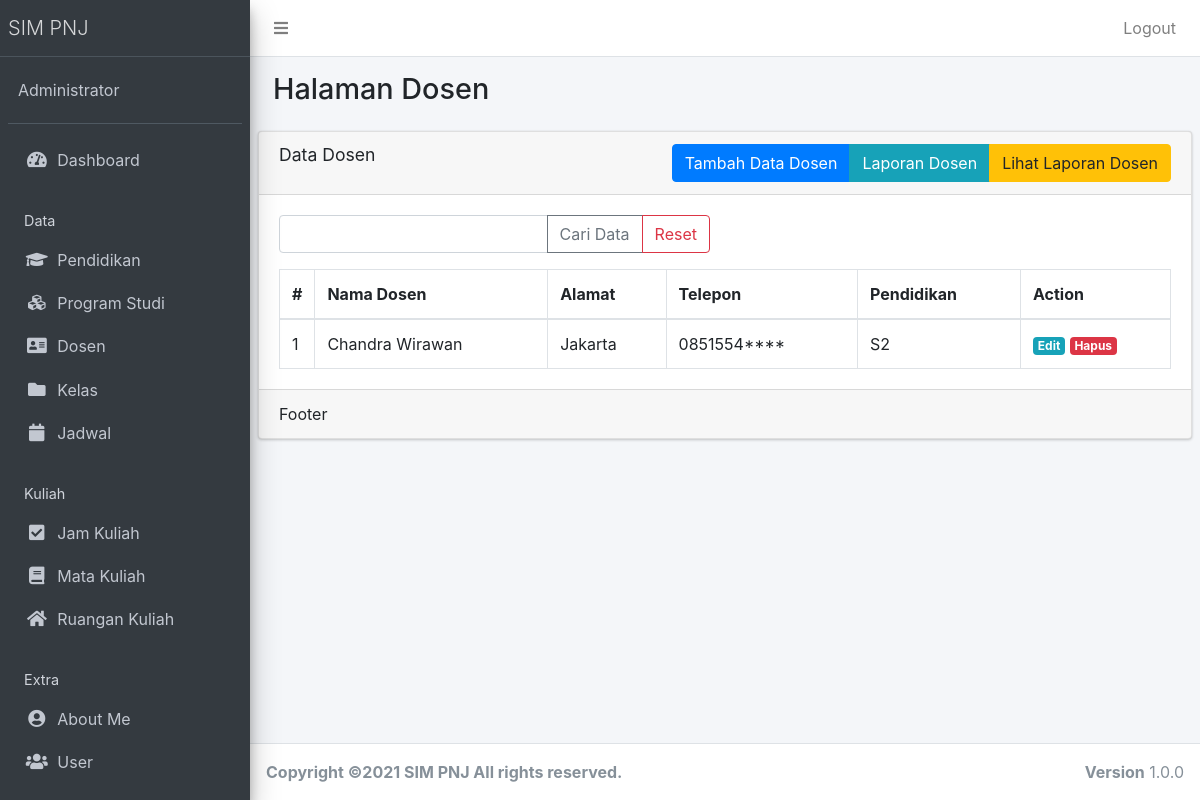
The app's page /public/dosen (signed in), older data.
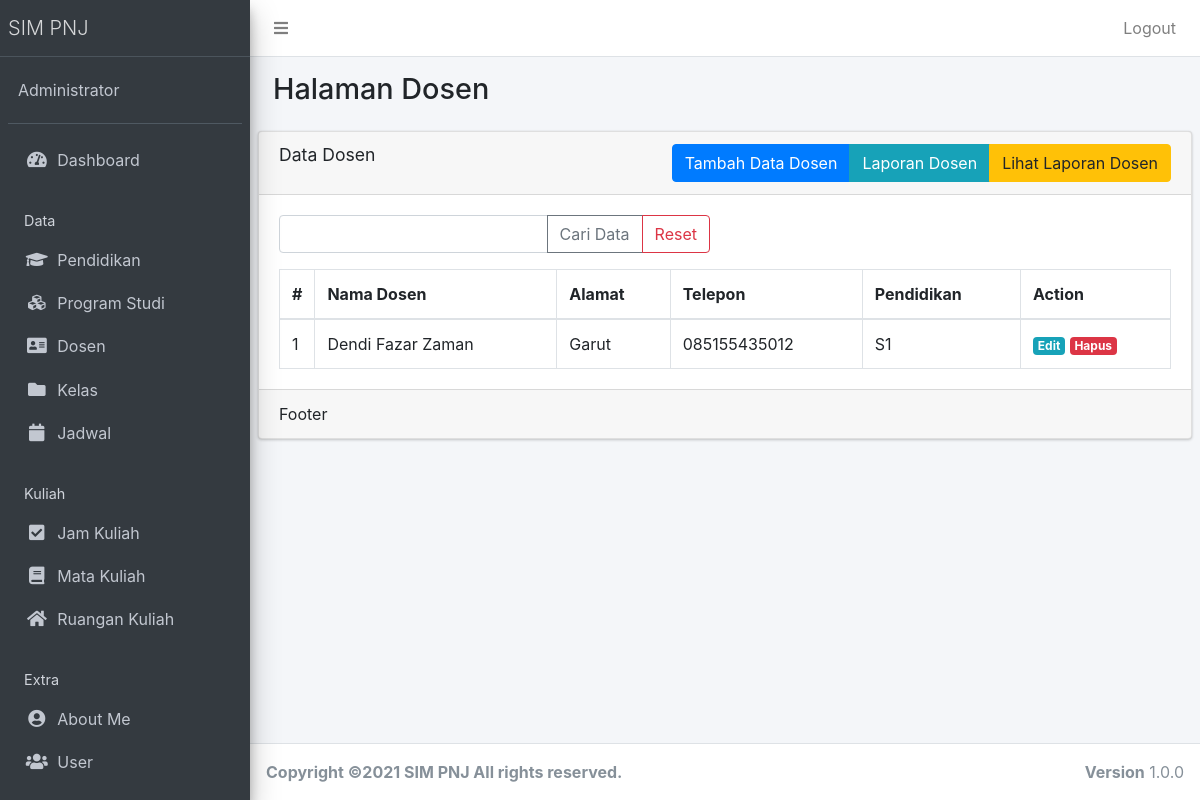
The same page, newer data.
### tables this page shows
CREATE TABLE `dosen` (
  `dosen_id` int(11) NOT NULL,
  `nama_dosen` varchar(55) NOT NULL,
  `alamat_dosen` varchar(80) NOT NULL,
  `tlp_dosen` varchar(14) NOT NULL,
  `pend_id` int(11) NOT NULL
);

CREATE TABLE `pendidikan` (
  `pend_id` int(11) NOT NULL,
  `nama_pen` varchar(40) NOT NULL
);

### app/core/Controller.php (called while the page is built, shortened)
<?php
class Controller{
	public function view($view, $data = [])
	{
		require_once '../app/views/' . $view . '.php';
	}
	public function model($model)
	{
		return new $model;
	}
}

### app/controllers/Dosen.php (called while the page is built, shortened)
<?php
class dosen extends Controller {
	public function index()
	{
		$data['title'] = 'Data Dosen';
		$data['dosen'] = $this->model('DosenModel')->getAllDosen();
		$this->view('dosen/index', $data);
	}
}

### app/core/App.php (called while the page is built, shortened)
<?php
class App{
	protected $method = 'index';
	protected $params = [];
	public function __construct(){
		$this->controller = new $this->controller;
		call_user_func_array([$this->controller, $this->method], $this->params);
	}
}

### public/index.php (called while the page is built, shortened)
<?php
$app = new App;

### app/core/Database.php (called while the page is built, shortened)
<?php
class Database{
	private $host = DB_HOST;
	private $user = DB_USER;
	private $pass = DB_PASS;
	private $dbnm = DB_NAME;
	private $dbh;
	private $stmt;
	public function __construct()
	{
		$dsn = 'mysql:host='. $this->host .';dbname='. $this->dbnm;
		$option = [
			PDO::ATTR_PERSISTENT => true,
			PDO::ATTR_ERRMODE => PDO::ERRMODE_EXCEPTION
		];
		try{
			$this->dbh = new PDO($dsn,$this->user,$this->pass, $option);
		}catch(PDOException $e){
			die($e->getMessage());
		}
	}
	public function query($query)
	{
		$this->stmt = $this->dbh->prepare($query);
	}
	public function execute()
	{
		$this->stmt->execute();
	}
	public function resultSet()
	{
		$this->execute();
		return $this->stmt->fetchAll(PDO::FETCH_ASSOC);
	}
}

### app/models/DosenModel.php (called while the page is built, shortened)
<?php
class DosenModel {
	private $table = 'dosen';
	private $db;
	public function __construct()
	{
		$this->db = new Database;
	}
	public function getAllDosen()
	{
		$this->db->query("SELECT dosen.*, pendidikan.nama_pen FROM " . $this->table . " JOIN pendidikan ON pendidikan.pend_id = dosen.pend_id");
		return $this->db->resultSet();
	}
}

### app/views/dosen/index.php (the view, shortened to what this page needs)
  <div class="content-wrapper">
    <section class="content-header">
      <div class="container-fluid">
        <div class="row mb-2">
          <div class="col-sm-6">
            <h1>Halaman Dosen</h1>
          </div>
        </div>
      </div>
    </section>
    <section class="content">
<div class="row">
    <div class="col-sm-12">
    </div>
  </div>
      <div class="card">
      <div class="card-header">
          <h3 class="card-title"><?= $data['title'] ?></h3> <div class="btn-group float-right"><a href="<?= base_url; ?>/dosen/tambah" class="btn float-right btn-xs btn btn-primary">Tambah Data Dosen</a><a href="<?= base_url; ?>/dosen/laporan" class="btn float-right btn-xs btn btn-info">Laporan Dosen</a><a href="<?= base_url; ?>/dosen/lihatlaporan" class="btn float-right btn-xs btn btn-warning">Lihat Laporan Dosen</a></div>
        </div>
        <div class="card-body">
        <form action="<?= base_url; ?>/dosen/cari" method="post">
            <div class="row mb-3">
              <div class="col-lg-6">
                <div class="input-group">
                  <input type="text" class="form-control" placeholder="" name="key">
                  <div class="input-group-append">
                    <button class="btn btn-outline-secondary" type="submit">Cari Data</button>
                    <a class="btn btn-outline-danger" href="<?= base_url; ?>/dosen">Reset</a>
                  </div>
                </div>
              </div>
            </div>
          </form>
          <table class="table table-bordered">
                  <thead>
                    <tr>
                      <th style="width: 10px">#</th>
                      <th>Nama Dosen</th>
                      <th>Alamat</th>
                      <th>Telepon</th>
                      <th>Pendidikan</th>
                      <th style="width: 150px">Action</th>
                    </tr>
                  </thead>
                  <tbody>
                  <?php $no=1; ?>
                    <?php foreach ($data['dosen'] as $row) :?>
                    <tr>
                      <td><?= $no; ?></td>
                      <td><?= $row['nama_dosen'];?></td>
                      <td><?= $row['alamat_dosen'];?></td>
                      <td><?= $row['tlp_dosen'];?></td>
                      <td><?= $row['nama_pen'];?></td>
                      <td>
                        <a href="<?= base_url; ?>/dosen/edit/<?= $row['dosen_id'] ?>" class="badge badge-info">Edit</a> <a href="<?= base_url; ?>/dosen/hapus/<?= $row['dosen_id'] ?>" class="badge badge-danger" onclick="return confirm('Hapus data?');">Hapus</a>
                      </td>
                    </tr>
                    <?php $no++; endforeach; ?>
                  </tbody>
                </table>
        </div>
        <div class="card-footer">
          Footer
        </div>
      </div>
    </section>
  </div>

Row changes from the older to the newer data that the page shows:
changed dosen: nama_dosen "Chandra Wirawan" → "Dendi Fazar Zaman"; alamat_dosen "Jakarta" → "Garut"; tlp_dosen "0851554****" → "085155435012"; pend.nama_pen "S2" → "S1"
